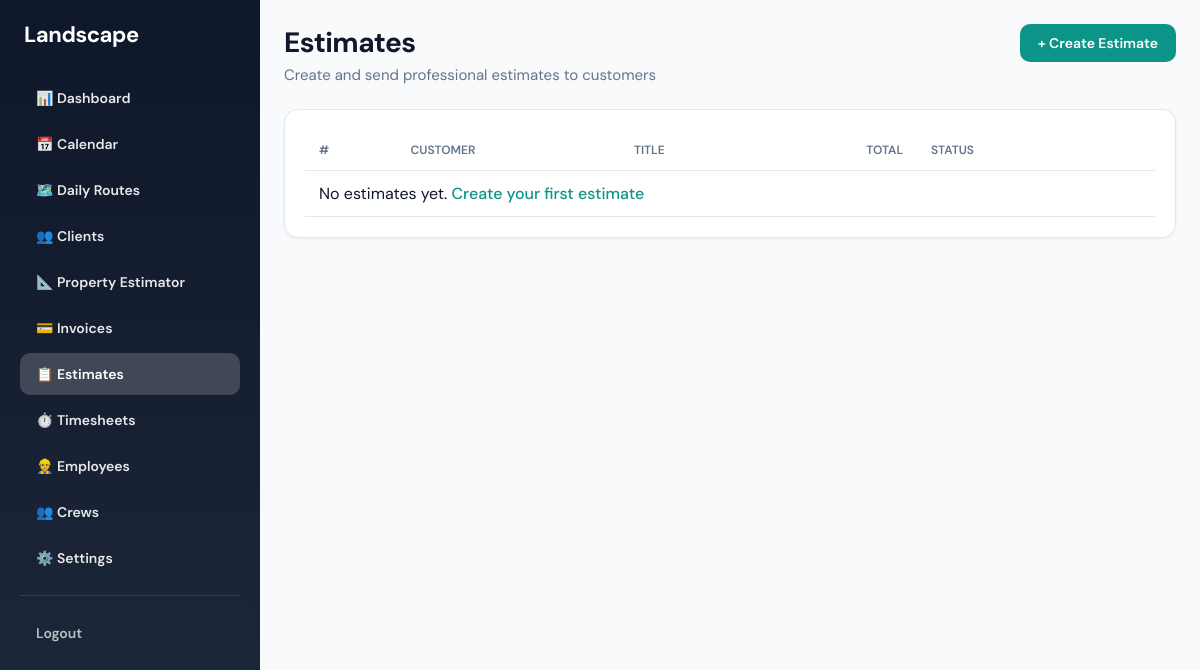
Before: /billing/estimates/ (signed in) with the older database file.
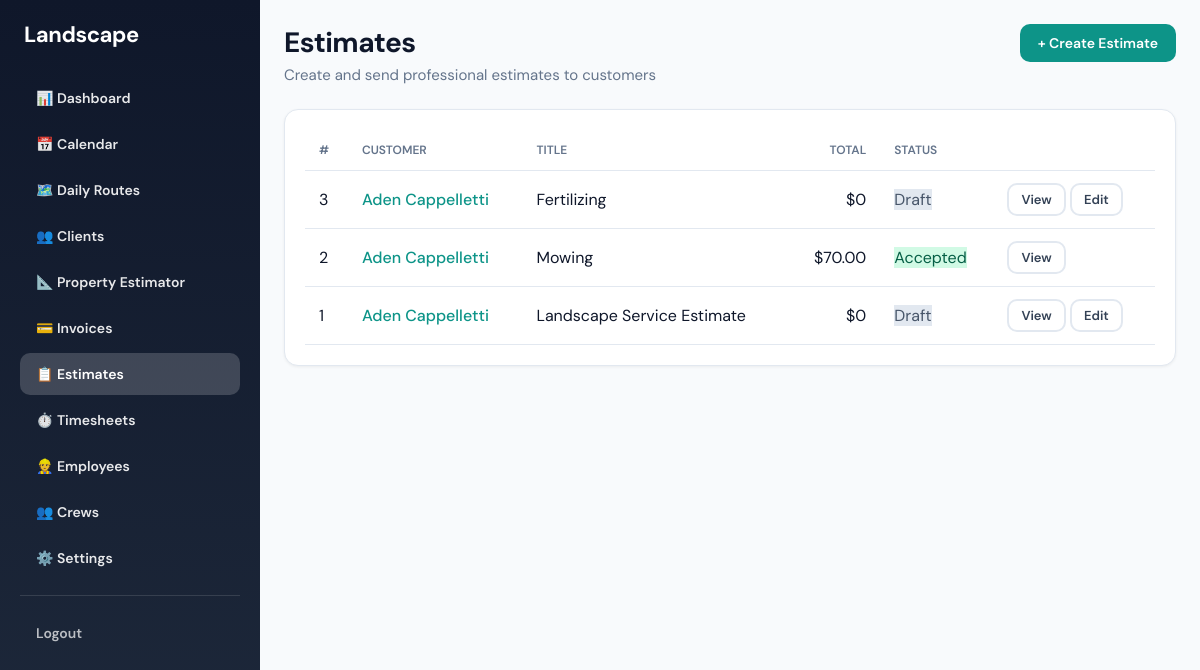
After: the same page with the newer database file.
### billing/models.py (models this page shows, shortened)
class Estimate(models.Model):
    STATUS_CHOICES = [
        ('draft', 'Draft'),
        ('sent', 'Sent'),
        ('accepted', 'Accepted'),
        ('declined', 'Declined'),
    ]
    business = models.ForeignKey(
        Business,
        on_delete=models.CASCADE,
        related_name='estimates'
    )
    customer = models.ForeignKey(
        Customer,
        on_delete=models.CASCADE,
        related_name='estimates'
    )
    title = models.CharField(max_length=255, default='Landscape Service Estimate')
    status = models.CharField(max_length=20, choices=STATUS_CHOICES, default='draft')
    valid_until = models.DateField(null=True, blank=True)
    notes = models.TextField(blank=True)
    created_at = models.DateTimeField(auto_now_add=True)
    updated_at = models.DateTimeField(auto_now=True)
    sent_at = models.DateTimeField(null=True, blank=True)
    view_token = models.CharField(max_length=64, unique=True, null=True, blank=True)
    accepted_at = models.DateTimeField(null=True, blank=True)
    accepted_total = models.DecimalField(max_digits=10, decimal_places=2, null=True, blank=True)
    def total(self):
        return sum(item.line_total for item in self.line_items.all())

class EstimateLineItem(models.Model):
    ITEM_TYPE_CHOICES = [
        ('standard', 'Standard'),
        ('fertilizing', 'Fertilizing'),
        ('mulch', 'Mulch'),
        ('mowing', 'Mowing'),
    ]
    estimate = models.ForeignKey(
        Estimate,
        on_delete=models.CASCADE,
        related_name='line_items'
    )
    item_type = models.CharField(
        max_length=20,
        choices=ITEM_TYPE_CHOICES,
        default='standard',
        help_text='Service type for estimator options'
    )
    fertilizing_config = models.JSONField(
        null=True,
        blank=True,
        help_text='Stores fertilizing calculator inputs when item_type=fertilizing'
    )
    mulch_config = models.JSONField(
        null=True,
        blank=True,
        help_text='Stores mulch calculator inputs when item_type=mulch'
    )
    mowing_config = models.JSONField(
        null=True,
        blank=True,
        help_text='Stores mowing calculator inputs when item_type=mowing'
    )
    description = models.CharField(max_length=500)
    quantity = models.DecimalField(max_digits=10, decimal_places=2, default=1)
    unit = models.CharField(max_length=50, default='ea')
    unit_price = models.DecimalField(max_digits=10, decimal_places=2, default=0)
    material_cost = models.DecimalField(
        max_digits=10, decimal_places=2, default=0,
        help_text="Cost of materials for this line"
    )
    labor_cost = models.DecimalField(
        max_digits=10, decimal_places=2, default=0,
        help_text="Cost of labor for this line"
    )
    is_addon = models.BooleanField(default=False, verbose_name='Optional')
    order = models.PositiveIntegerField(default=0)
    class Meta:
        ordering = ['order', 'id']
    @property
    def line_total(self):
        if self.material_cost or self.labor_cost:
            return self.material_cost + self.labor_cost
        return self.quantity * self.unit_price

### customers/models.py (models this page shows, shortened)
class Customer(models.Model):
    business = models.ForeignKey(
        Business,
        on_delete=models.CASCADE,
        related_name='customers'
    )
    name = models.CharField(max_length=255)
    phone = models.CharField(max_length=20, blank=True)
    alt_phone = models.CharField(max_length=20, blank=True, verbose_name='Alternate phone')
    email = models.EmailField(blank=True)
    address_line1 = models.CharField(max_length=255, blank=True, verbose_name='Address')
    address_line2 = models.CharField(max_length=255, blank=True, verbose_name='Address line 2')
    city = models.CharField(max_length=100, blank=True)
    state = models.CharField(max_length=50, blank=True)
    postal_code = models.CharField(max_length=20, blank=True, verbose_name='ZIP / Postal code')
    notes = models.TextField(blank=True)
    created_at = models.DateTimeField(auto_now_add=True)
    updated_at = models.DateTimeField(auto_now=True)

### billing/views.py (the view)
# urls.py: path("estimates/", views.estimate_list, name="estimate_list"),
@role_required("owner")
def estimate_list(request):
    business = _get_business(request)
    if not business:
        messages.error(request, "You must be associated with a business.")
        return redirect("/")
    estimates = Estimate.objects.filter(business=business).select_related("customer").order_by("-created_at")
    return render(request, "billing/estimate_list.html", {"estimates": estimates})

### billing/views.py (called while the page is built)
def _get_business(request):
    return getattr(request.user, "business", None)

### billing/templates/billing/estimate_list.html (shortened to what this page needs)
{% extends "base.html" %}
{% block content %}
<div class="page-header" style="display: flex; justify-content: space-between; align-items: flex-start; flex-wrap: wrap; gap: 16px;">
  <div>
    <h1>Estimates</h1>
    <p>Create and send professional estimates to customers</p>
  </div>
  <a href="{% url 'billing:estimate_create' %}" class="btn btn-primary">+ Create Estimate</a>
</div>
<div class="card">
  <table class="data-table">
    <thead>
      <tr>
        <th>#</th>
        <th>Customer</th>
        <th>Title</th>
        <th class="num">Total</th>
        <th>Status</th>
        <th></th>
      </tr>
    </thead>
    <tbody>
      {% for est in estimates %}
      <tr>
        <td>{{ est.id }}</td>
        <td><a href="{% url 'customer_detail' est.customer.id %}" class="link-primary">{{ est.customer.name }}</a></td>
        <td>{{ est.title }}</td>
        <td class="num">${{ est.total }}</td>
        <td><span class="badge badge-{{ est.status }}">{{ est.status|title }}</span></td>
        <td>
          <a href="{% url 'billing:estimate_detail' est.id %}" class="btn btn-secondary btn-sm">View</a>
          {% if est.status == 'draft' %}
          <a href="{% url 'billing:estimate_edit' est.id %}" class="btn btn-secondary btn-sm">Edit</a>
          {% endif %}
        </td>
      </tr>
      {% empty %}
      <tr><td colspan="6">No estimates yet. <a href="{% url 'billing:estimate_create' %}" class="link-primary">Create your first estimate</a></td></tr>
      {% endfor %}
    </tbody>
  </table>
</div>
{% endblock %}

### templates/base.html (shortened to what this page needs)
<!DOCTYPE html>
<html lang="en">
<head>
</head>
<body>
  {% if user.is_authenticated %}
    <aside class="sidebar">
      <div class="sidebar-brand">Landscape</div>
      <nav class="sidebar-nav">
        {% if user.role == "crew" %}
          <a href="/jobs/crew/" class="btn btn-nav {% if '/jobs/crew' in request.path %}active{% endif %}">
            📋 Today's Jobs
          </a>
          <a href="/time/" class="btn btn-nav {% if '/time' in request.path %}active{% endif %}">
            ⏱️ Time Clock
          </a>
        {% else %}
          <a href="/" class="btn btn-nav {% if request.path == '/' or request.path == '' %}active{% endif %}">
            📊 Dashboard
          </a>
          <a href="/jobs/calendar/" class="btn btn-nav {% if '/jobs/calendar' in request.path %}active{% endif %}">
            📅 Calendar
          </a>
          <a href="/jobs/routes/" class="btn btn-nav {% if '/jobs/routes' in request.path %}active{% endif %}">
            🗺️ Daily Routes
          </a>
          <a href="/clients/" class="btn btn-nav {% if '/clients' in request.path %}active{% endif %}">
            👥 Clients
          </a>
          <a href="/estimator/" class="btn btn-nav {% if '/estimator' in request.path %}active{% endif %}">
            📐 Property Estimator
          </a>
          <a href="/billing/" class="btn btn-nav {% if '/billing' in request.path and 'estimates' not in request.path %}active{% endif %}">
            💳 Invoices
          </a>
          <a href="/billing/estimates/" class="btn btn-nav {% if '/billing/estimates' in request.path %}active{% endif %}">
            📋 Estimates
          </a>
          <a href="/time/timesheets/" class="btn btn-nav {% if '/time/timesheets' in request.path %}active{% endif %}">
            ⏱️ Timesheets
          </a>
          <a href="/employees/" class="btn btn-nav {% if '/employees' in request.path %}active{% endif %}">
            👷 Employees
          </a>
          <a href="{% url 'crew_list' %}" class="btn btn-nav {% if '/crews' in request.path %}active{% endif %}">
            👥 Crews
          </a>
          <a href="/settings/" class="btn btn-nav {% if '/settings' in request.path %}active{% endif %}">
            ⚙️ Settings
          </a>
        {% endif %}
      </nav>
      <div class="sidebar-divider"></div>
      <div class="sidebar-footer">
        <a href="{% url 'logout' %}" class="btn btn-nav">Logout</a>
      </div>
    </aside>
  {% endif %}
  <main class="main-wrap">
    <div class="content">
      {% block content %}{% endblock %}
    </div>
  </main>
</body>
</html>

### templates/base.html (style rules this page uses)
:root { --primary: #0d9488; --primary-hover: #0f766e; --primary-light: #ccfbf1; --secondary: #334155; --accent: #059669; --surface: #ffffff; --surface-alt: #f8fafc; --border: #e2e8f0; --text: #0f172a; --text-muted: #64748b; }
* { box-sizing: border-box; }
body { margin: 0; font-family: 'DM Sans', -apple-system, BlinkMacSystemFont, sans-serif; background: var(--surface-alt); color: var(--text); min-height: 100vh; display: flex; }
.btn { display: inline-flex; align-items: center; justify-content: center; gap: 8px; padding: 10px 18px; font-size: 14px; font-weight: 600; border-radius: 10px; text-decoration: none; cursor: pointer; border: none; transition: all 0.15s ease; font-family: inherit; }
.btn-primary { background: var(--primary); color: white; }
.btn-secondary { background: white; color: var(--secondary); border: 2px solid var(--border); }
.btn-nav { width: 100%; justify-content: flex-start; padding: 12px 16px; background: transparent; color: rgba(255,255,255,0.9); border-radius: 10px; text-align: left; }
.btn-nav.active { background: rgba(255,255,255,0.18); color: white; }
.btn-sm { padding: 6px 12px; font-size: 13px; }
.sidebar { width: 260px; min-height: 100vh; background: linear-gradient(180deg, #0f172a 0%, #1e293b 100%); padding: 20px; display: flex; flex-direction: column; }
.sidebar-brand { font-size: 22px; font-weight: 700; color: white; margin-bottom: 28px; padding: 0 4px; letter-spacing: -0.02em; }
.sidebar-nav { display: flex; flex-direction: column; gap: 4px; }
.sidebar-divider { height: 1px; background: rgba(255,255,255,0.12); margin: 16px 0; }
.sidebar-footer .btn-nav { color: rgba(255,255,255,0.7); }
.main-wrap { flex: 1; display: flex; flex-direction: column; min-width: 0; }
.content { flex: 1; padding: 24px; }
.page-header { margin-bottom: 24px; }
.page-header h1 { font-size: 28px; font-weight: 700; margin: 0 0 4px 0; letter-spacing: -0.02em; }
.page-header p { margin: 0; color: var(--text-muted); font-size: 15px; }
.card { background: var(--surface); border-radius: 14px; padding: 20px; box-shadow: 0 1px 3px rgba(0,0,0,0.06); border: 1px solid var(--border); }
.data-table { width: 100%; border-collapse: collapse; }
.data-table th, .data-table td { padding: 12px 14px; text-align: left; border-bottom: 1px solid var(--border); }
.data-table th { font-size: 12px; font-weight: 600; text-transform: uppercase; color: var(--text-muted); }
.data-table .num { text-align: right; }
.link-primary { color: var(--primary); font-weight: 500; text-decoration: none; }

### billing/templates/billing/estimate_list.html (style rules this page uses)
.badge-draft { background: #e2e8f0; color: #475569; }
.badge-accepted { background: #d1fae5; color: #065f46; }

Changed rows visible on the page:
added Estimate: id "3", customer.name "Aden Cappelletti", title "Fertilizing", total "0", status "Draft", shows "Edit"
added Estimate: id "2", customer.name "Aden Cappelletti", title "Mowing", total "70.00", status "Accepted"
added Estimate: id "1", customer.name "Aden Cappelletti", title "Landscape Service Estimate", total "0", status "Draft", shows "Edit"
Other visible differences:
text no longer shown: "No estimates yet. Create your first estimate"
